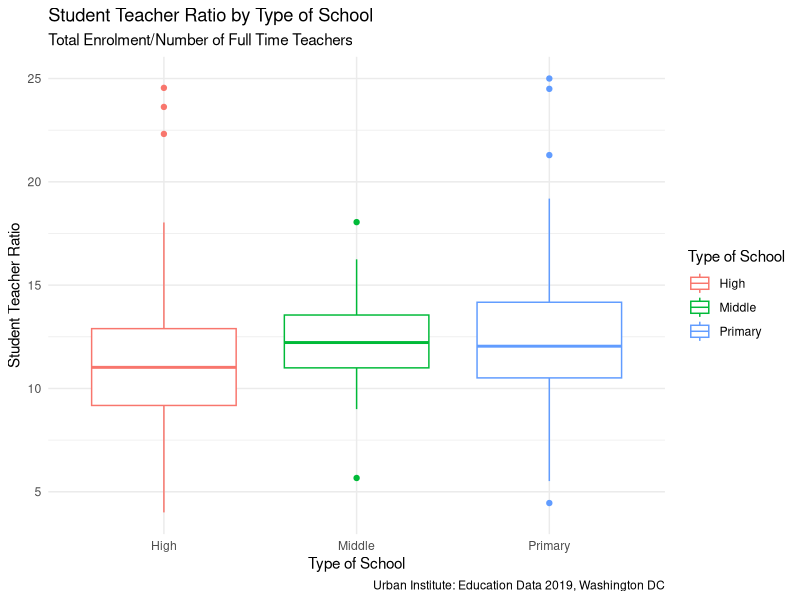

The R script that drew this image:
## ---- chunk 1
knitr::opts_chunk$set(echo = TRUE)
knitr::opts_chunk$set(message = FALSE)
knitr::opts_chunk$set(warning = FALSE)

library(tidyverse)
library(readr)

dcschools <- read.csv("EducationDataPortal_02.22.2022_Schools.csv", stringsAsFactor = F)
glimpse(dcschools)

## ---- chunk 2

#School to teacher ratio by school level (boxplots)
dcschools %>%
  mutate(ptr = enrollment/teachers_fte) %>%
  filter(school_level == "High"| school_level == "Middle"| school_level =="Primary") %>%
  group_by(school_level) %>%
  filter(ptr < 100) %>%
  ggplot() +
  geom_boxplot(mapping = aes(x = school_level, y = ptr, colour = school_level)) +
  labs (title = "Student Teacher Ratio by Type of School",
  subtitle = "Total Enrolment/Number of Full Time Teachers",
  x = "Type of School",
  y = "Student Teacher Ratio",
  colour = "Type of School",
  caption = "Urban Institute: Education Data 2019, Washington DC") +
  theme(axis.title.x = element_text(size = 13, face = "bold"),
        axis.title.y = element_text(size = 13, face = "bold"), 
        axis.text.x= element_text(size = 10, face = "bold"),
        axis.text.y= element_text(size = 10, face = "bold")) +
  theme_minimal() 


